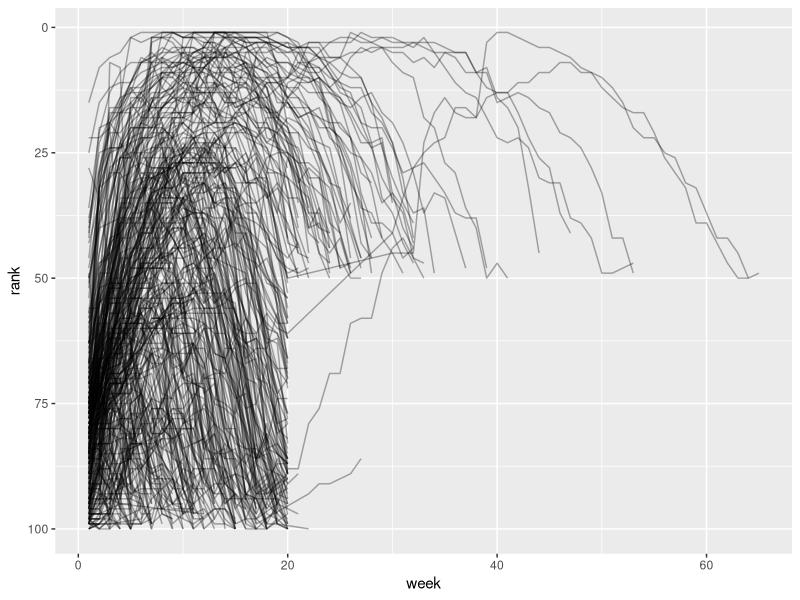

Source code (R):
## ---- chunk 1
knitr::opts_chunk$set(echo = TRUE, eval = TRUE, message = FALSE, cache = FALSE)
knitr::opts_knit$set(root.dir = here::here("content/codeclub/S05E02"))
## ---- chunk 2
library(tidyverse)

# You should have the tidyverse installed, but if not, do so using:
# install.packages("tidyverse")
## ---- chunk 3
table1
## ---- chunk 4
table2
## ---- chunk 5
table3
## ---- chunk 6
table4a

table4b
## ---- chunk 7
# Compute rate per 10,000
table1 |>
  mutate(
    rate = cases / population * 10000
  )
## ---- chunk 8
# Row-wise tibble creation with the 'tribble()' function
df <- tribble(
  ~var, ~col1, ~col2,
   "A",     1,     2,
   "B",     3,     4,
   "C",     5,     6
)

df
## ---- chunk 9
df |> 
  pivot_longer(
    cols = col1:col2,
    names_to = "names",
    values_to = "values"
  )
## ---- chunk 10
billboard 
## ---- chunk 11
billboard |> 
  pivot_longer(
    cols = starts_with("wk"), 
    names_to = "week", 
    values_to = "rank"
  )
## ---- chunk 12
billboard |> 
  pivot_longer(
    cols = starts_with("wk"), 
    names_to = "week", 
    values_to = "rank",
    values_drop_na = TRUE
  )
## ---- chunk 13
billboard_tidy <- billboard |> 
  pivot_longer(
    cols = starts_with("wk"), 
    names_to = "week", 
    values_to = "rank",
    values_drop_na = TRUE
  ) |> 
  mutate(
    week = parse_number(week)
  )

billboard_tidy
## ---- chunk 14
billboard_tidy |> 
  ggplot(aes(x = week, y = rank, group = track)) + 
  geom_line(alpha = 1/3) + 
  scale_y_reverse()
## ---- chunk 15
metabolites <- read_csv("Metabolite.csv")
## ---- chunk 16
metabolites_long <- metabolites |>
  pivot_longer(cols = starts_with("Peak"), 
               names_to = "peak_nr", 
               values_to = "count")

metabolites_long
## ---- chunk 17
dim(metabolites)

dim(metabolites_long)
## ---- chunk 18
metabolites_long |>
  mutate(count_k = count / 1000)
## ---- chunk 19
metabolites_long |>
  group_by(Soy_Metabolite) |>
  summarize(mean_count = mean(count))
